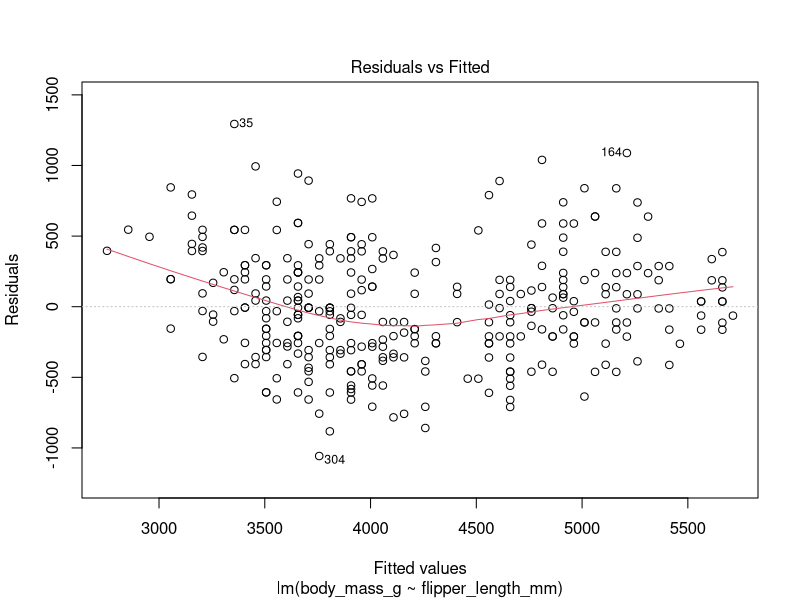
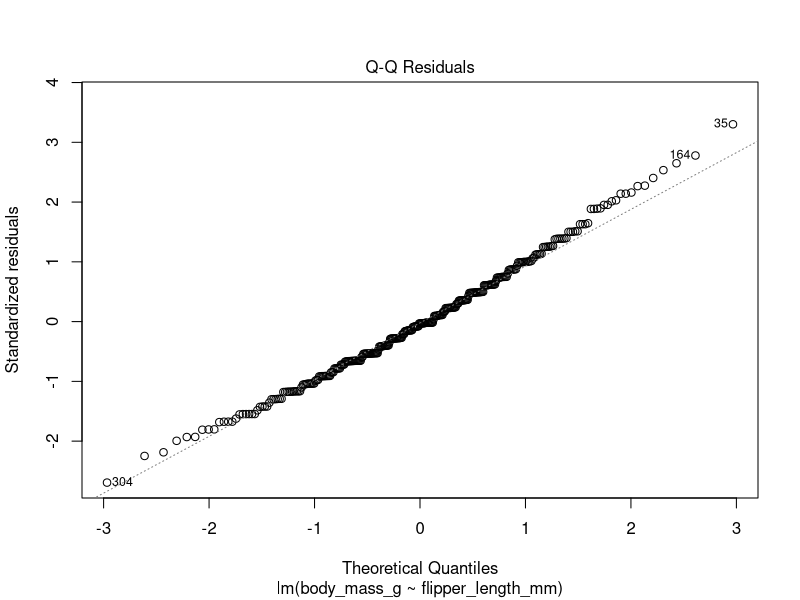
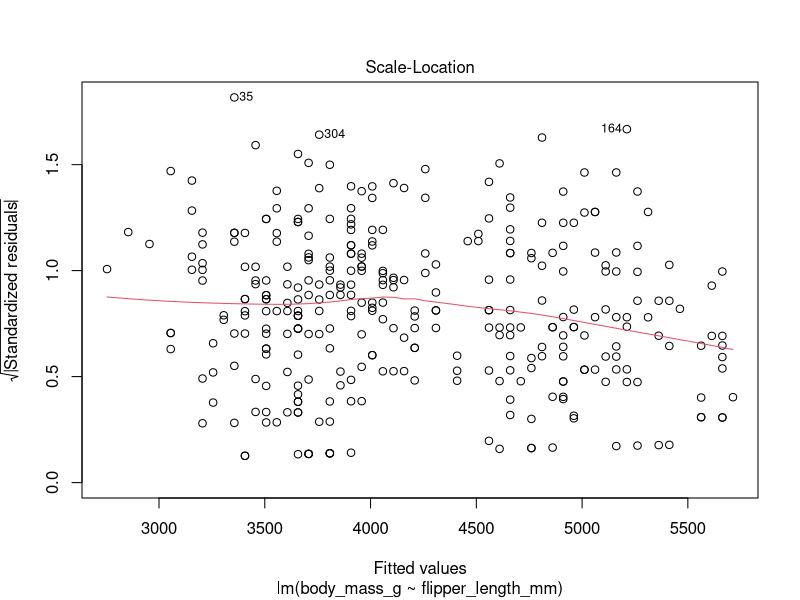
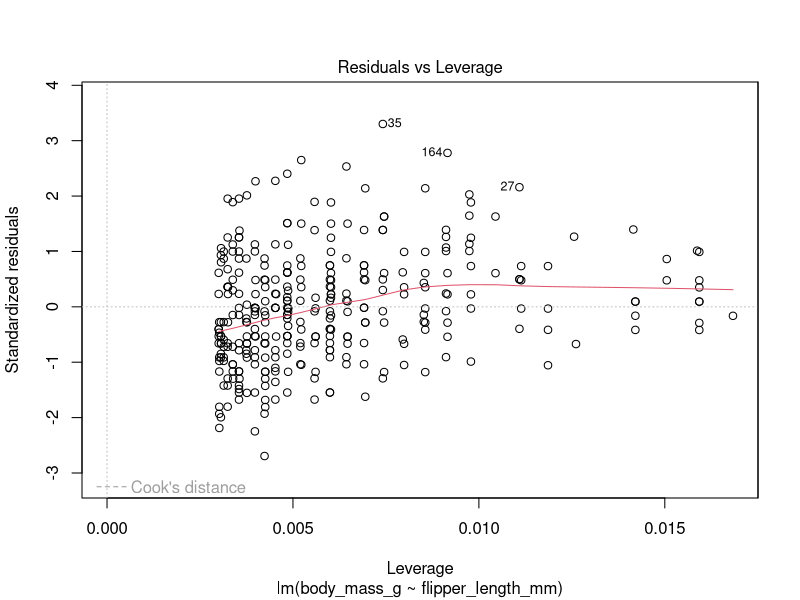
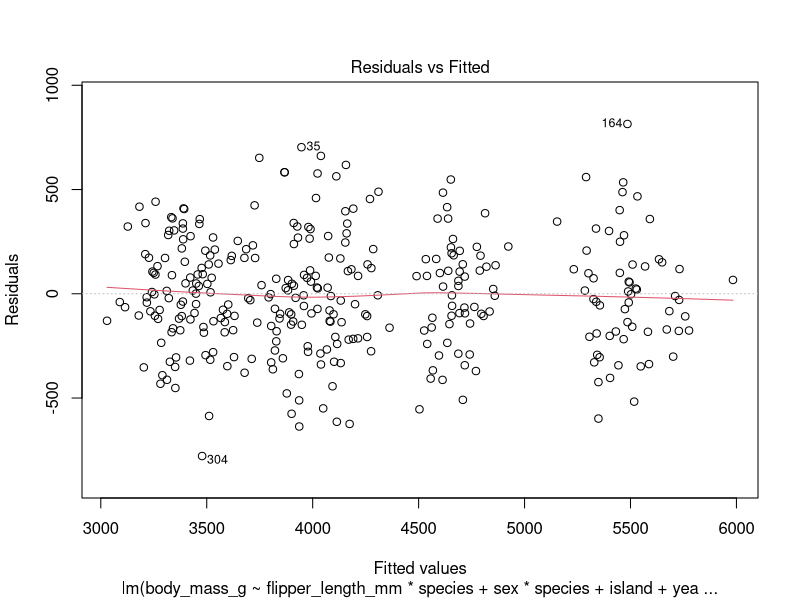
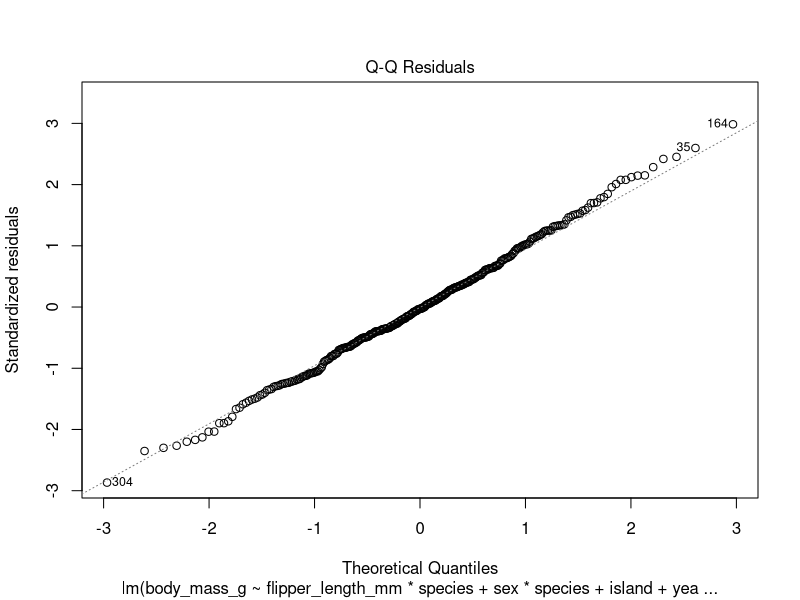
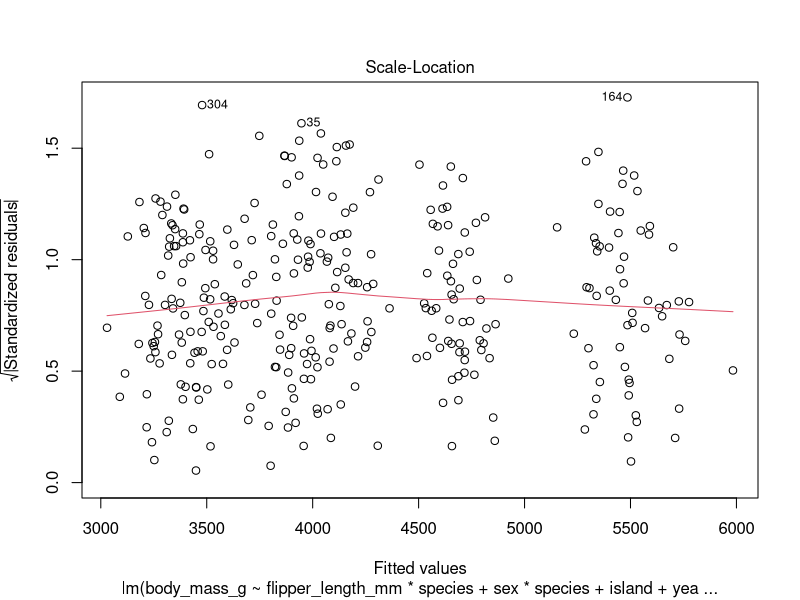
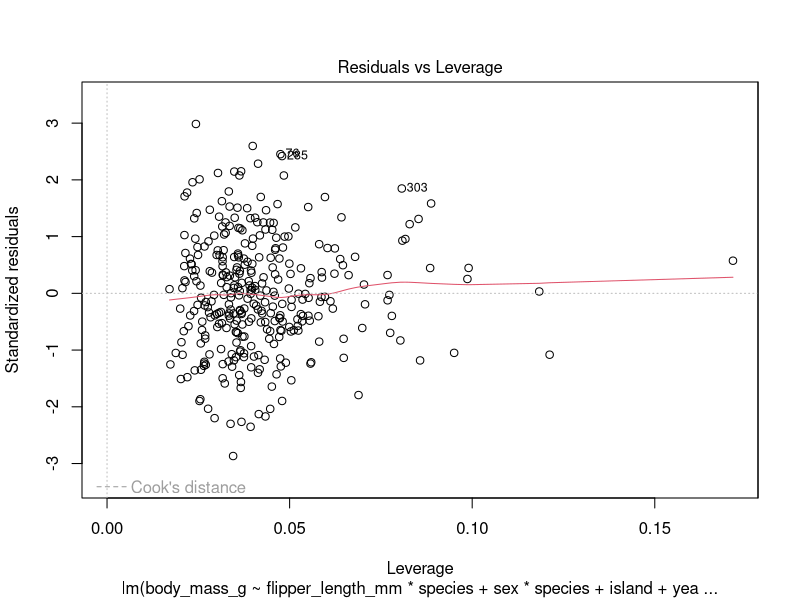

Source code (R) for these figures, in order:
library(ggplot2)
library(dplyr)
library(tidyr)
library(palmerpenguins)

# FUNCTION 1: LOOCV via Physical Loop
loocv_loop <- function(model) {
  
  # extract details from model
  data <- model.frame(model)
  y    <- model.response(data)
  form <- formula(model)
  n    <- length(y)
  
  # storage
  pointwise_log_scores <- numeric(n)
  
  # physical Leave-One-Out loop over all n observations
  for (i in 1:n) {
    fit_i   <- lm(form, data = data[-i,])
    pred_i  <- predict(fit_i, newdata = data[i,])
    sigma_i <- summary(fit_i)$sigma
    
    # Pointwise Gaussian log-predictive density (log score)
    pointwise_log_scores[i] <- dnorm(y[i], mean = pred_i, sd = sigma_i, log = TRUE)
  }
  
  # Total ELPD (sum of log scores) and its Standard Error (SE) across observations
  elpd    <- sum(pointwise_log_scores)

  # NOTE: SE for mean is approximately SD(X) / sqrt(n). But SE for sum is this below.
  # It follows from: SE(SUM) = SE(n * X) = n * SE(X_average) = n * (SD(X) / sqrt(n)) = sqrt(n) * SD(X)
  se_elpd <- sqrt(n) * sd(pointwise_log_scores)
  
  list(
    elpd                 = elpd,
    se_elpd              = se_elpd,
    pointwise_log_scores = pointwise_log_scores
  )
}

# FUNCTION 2: LOOCV via Leverage Shortcut (Closed-Form Approximation)
# Interesting note: LOOCV can be computed for a linear model without retraining!
loocv_shortcut <- function(model) {
  
  # extract details from model
  data <- model.frame(model)
  y    <- model.response(data)
  n    <- length(y)
  k    <- length(coef(model)) # Number of beta coefficients
  
  e <- residuals(model) # outlierness
  h <- hatvalues(model) # leverage
  sse <- sum(e^2)
  
  # Closed-form out-of-sample predictions & residual variances
  loo_pred   <- y - (e / (1 - h))
  sigma2_loo <- (sse - (e^2 / (1 - h))) / (n - 1 - k)
  
  # Pointwise log scores without loops
  pointwise_log_scores <- dnorm(y, mean = loo_pred, sd = sqrt(sigma2_loo), log = TRUE)
  
  # Total ELPD and Standard Error
  elpd    <- sum(pointwise_log_scores)
  se_elpd <- sqrt(n) * sd(pointwise_log_scores)
  
  list(
    elpd                 = elpd,
    se_elpd              = se_elpd,
    pointwise_log_scores = pointwise_log_scores
  )
}

# FUNCTION 3: AIC Approximation (Analytical ELPD)

aic_eval <- function(model) {
  # Stone (1977): ELPD_AIC = -AIC / 2 = logLik - k_total
  list(
    elpd = -AIC(model) / 2
  )
}

# ==============================================================================
# DEMONSTRATION & EQUIVALENCE ON PALMER PENGUINS
# ==============================================================================
# Load data and filter missing cases for the model
penguins_clean <- penguins |>
  filter(!is.na(body_mass_g), !is.na(flipper_length_mm), 
         !is.na(species), !is.na(sex), !is.na(bill_length_mm))

# Fit standard linear regression model
fit_penguins <- lm(body_mass_g ~ flipper_length_mm, data = penguins_clean)
summary(fit_penguins)
plot(fit_penguins)


# Execute all three functions
res_loop     <- loocv_loop(fit_penguins)
res_shortcut <- loocv_shortcut(fit_penguins)
res_aic      <- aic_eval(fit_penguins)

summary_table <- data.frame(
  Method = c(
    "LOOCV (Physical Loop)",
    "LOOCV (Leverage Shortcut)",
    "AIC Approximation (-AIC / 2)"
  ),
  ELPD = c(
    round(res_loop$elpd, 2),
    round(res_shortcut$elpd, 2),
    round(res_aic$elpd, 2)
  ),
  SE_ELPD = c(
    round(res_loop$se_elpd, 2),
    round(res_shortcut$se_elpd, 2),
    "—"
  )
)

knitr::kable(
  summary_table,
  col.names = c("Evaluation Method", "Estimated ELPD", "SE(ELPD)"),
  align = "lcc",
  caption = "Comparison of Estimated ELPD across LOOCV implementations and AIC on Palmer Penguins."
)


# MODEL COMPARISON -------------------------------------------------------------

mod_simple  <- lm(body_mass_g ~ flipper_length_mm, data = penguins_clean)

mod_complex <- lm(body_mass_g ~ flipper_length_mm * species + sex * species + island + year + bill_depth_mm + bill_length_mm , 
                  data = penguins_clean)

summary(mod_complex)

# Targeted Pointwise Model Comparison
res_simple  <- loocv_shortcut(mod_simple)
res_complex <- loocv_shortcut(mod_complex)

# Pointwise paired difference: d_i = log_score(complex) - log_score(simple)
d_ptwise <- res_complex$pointwise_log_scores - res_simple$pointwise_log_scores
n        <- length(d_ptwise)

# Delta ELPD, Standard Error, and 95% Confidence Interval
delta_elpd    <- sum(d_ptwise)
se_delta_elpd <- sqrt(n) * sd(d_ptwise)
ci_lower      <- delta_elpd - 1.96 * se_delta_elpd
ci_upper      <- delta_elpd + 1.96 * se_delta_elpd

# AIC equivalent: Delta ELPD_AIC = -(AIC_complex - AIC_simple) / 2
delta_aic      <- AIC(mod_complex) - AIC(mod_simple)
delta_elpd_aic <- -delta_aic / 2

# ==============================================================================
# 4. Summary & Comparison Tables
# ==============================================================================
# Table 1: Individual Model Standings
tbl_models <- data.frame(
  Model = c("M1: Simple", "M2: Complex"),
  Parameters_k = c(length(coef(mod_simple)) + 1, length(coef(mod_complex)) + 1),
  In_Sample_R2 = c(summary(mod_simple)$r.squared, summary(mod_complex)$r.squared),
  LOOCV_ELPD   = c(res_simple$elpd, res_complex$elpd),
  SE_ELPD      = c(res_simple$se_elpd, res_complex$se_elpd),
  AIC_ELPD     = c(aic_eval(mod_simple)$elpd, aic_eval(mod_complex)$elpd)
)

cat("--- INDIVIDUAL MODEL PERFORMANCE ---\n")
print(knitr::kable(tbl_models, digits = 2, align = "lccccc"))

# Table 2: Direct Targeted Comparison (M2 vs. M1)
tbl_comparison <- data.frame(
  Comparison = "M2 (Complex) vs. M1 (Simple)",
  Delta_LOOCV_ELPD = round(delta_elpd, 2),
  SE_Delta = round(se_delta_elpd, 2),
  CI_95 = paste0("[+", round(ci_lower, 2), ", +", round(ci_upper, 2), "]"),
  Delta_AIC_ELPD = round(delta_elpd_aic, 2)
)

cat("\n--- TARGETED DIRECT MODEL COMPARISON ---\n")
print(knitr::kable(tbl_comparison, align = "lcccc"))


# Model diagnostics. Are all inputs relevant?
plot(mod_complex)
summary(mod_complex)
